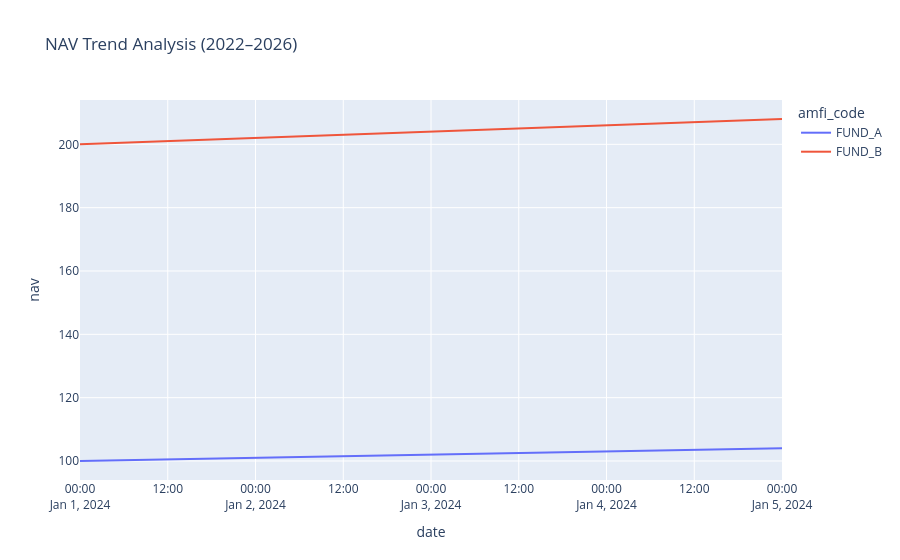

Source (notebook cell):
### Code cell
fig = px.line(
    nav,
    x="date",
    y="nav",
    color="amfi_code",
    title="NAV Trend Analysis (2022–2026)"
)

fig.show()

### Figure 1 — Plotly figure (JSON) as saved in the notebook; plotly's stock layout.template omitted (floating-point values rounded to 4 significant figures)
{"data": [{"hovertemplate": "amfi_code=FUND_A<br>date=%{x}<br>nav=%{y}<extra></extra>", "legendgroup": "FUND_A", "line": {"color": "#636efa", "dash": "solid"}, "marker": {"symbol": "circle"}, "mode": "lines", "name": "FUND_A", "orientation": "v", "showlegend": true, "type": "scatter", "x": ["2024-01-01", "2024-01-02", "2024-01-03", "2024-01-04", "2024-01-05"], "xaxis": "x", "y": [100, 101, 102, 103, 104], "yaxis": "y"}, {"hovertemplate": "amfi_code=FUND_B<br>date=%{x}<br>nav=%{y}<extra></extra>", "legendgroup": "FUND_B", "line": {"color": "#EF553B", "dash": "solid"}, "marker": {"symbol": "circle"}, "mode": "lines", "name": "FUND_B", "orientation": "v", "showlegend": true, "type": "scatter", "x": ["2024-01-01", "2024-01-02", "2024-01-03", "2024-01-04", "2024-01-05"], "xaxis": "x", "y": [200, 202, 204, 206, 208], "yaxis": "y"}], "layout": {"legend": {"title": {"text": "amfi_code"}, "tracegroupgap": 0}, "title": {"text": "NAV Trend Analysis (2022–2026)"}, "xaxis": {"anchor": "y", "domain": [0, 1], "title": {"text": "date"}}, "yaxis": {"anchor": "x", "domain": [0, 1], "title": {"text": "nav"}}}}
